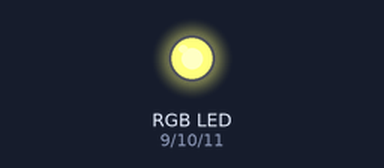
The sketch below on a simulated Arduino Uno, built with avr-gcc and run on an emulated ATmega328P. On the bench: an RGB LED mixed from three pins (HIGH = lit).

Above: at 0.1 s.
Timing chart, 0 to 1.6 s (numbered marks = the images above):
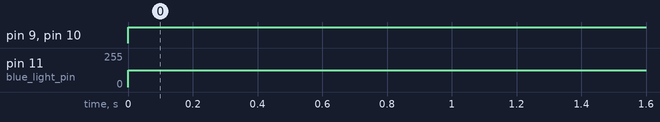

Measured:
- by itself, pin 9 (red_light_pin), pin 10 (green_light_pin): LOW → HIGH at 0.00 s
- by itself, pin 11 (blue_light_pin): 0/255 → 125/255 at 0.00 s

The sketch:

realRGBLed.ino
```cpp
int red_light_pin= 9;
int green_light_pin = 10;
int blue_light_pin = 11;
void setup() {
  pinMode(red_light_pin, OUTPUT);
  pinMode(green_light_pin, OUTPUT);
  pinMode(blue_light_pin, OUTPUT);
}
void loop() {
//  RGB_color(255, 0, 0); // Red
//  delay(500);
//  RGB_color(0, 255, 0); // Green
//  delay(500);
//  RGB_color(0, 0, 255); // Blue
//  delay(500);
  RGB_color(255, 255, 125); // Raspberry
//  delay(500);
//  RGB_color(0, 255, 255); // Cyan
//  delay(500);
//  RGB_color(255, 0, 255); // Magenta
//  delay(500);
//  RGB_color(255, 255, 0); // Yellow
//  delay(500);
//  RGB_color(0, 0, 0); // White
  delay(4000);
}
void RGB_color(int red_light_value, int green_light_value, int blue_light_value)
 {
  analogWrite(red_light_pin, red_light_value);
  analogWrite(green_light_pin, green_light_value);
  analogWrite(blue_light_pin, blue_light_value);
}
```
